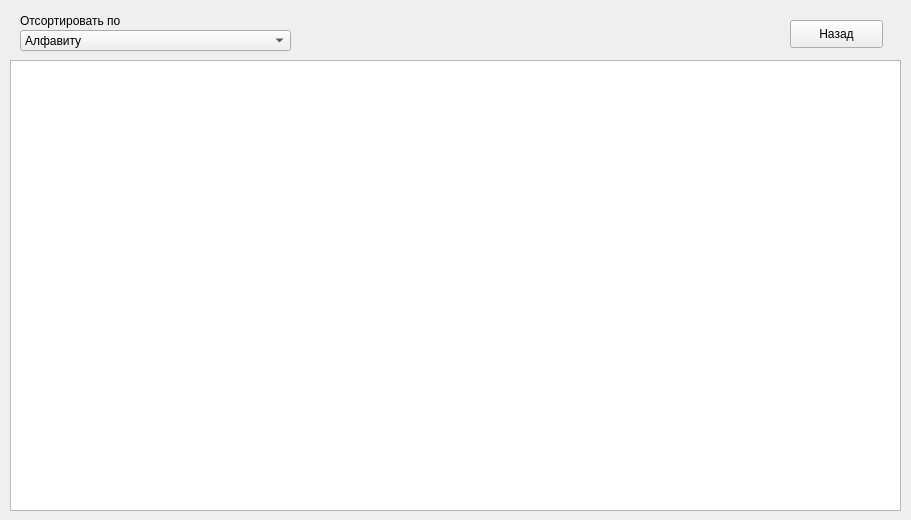
    <widget class="QWidget" name="BuyerList">
     <property name="minimumSize">
      <size>
       <width>911</width>
       <height>511</height>
      </size>
     </property>
     <widget class="QTableWidget" name="BL_Table">
      <property name="geometry">
       <rect>
        <x>10</x>
        <y>60</y>
        <width>891</width>
        <height>451</height>
       </rect>
      </property>
     </widget>
     <widget class="QComboBox" name="BL_Sort">
      <property name="geometry">
       <rect>
        <x>20</x>
        <y>30</y>
        <width>271</width>
        <height>21</height>
       </rect>
      </property>
      <item>
       <property name="text">
        <string>Алфавиту</string>
       </property>
      </item>
      <item>
       <property name="text">
        <string>Алфавиту в обратном порядке</string>
       </property>
      </item>
      <item>
       <property name="text">
        <string>Количеству (по возрастанию)</string>
       </property>
      </item>
      <item>
       <property name="text">
        <string>Количеству (по убыванию)</string>
       </property>
      </item>
     </widget>
     <widget class="QLabel" name="label_21">
      <property name="geometry">
       <rect>
        <x>20</x>
        <y>10</y>
        <width>131</width>
        <height>21</height>
       </rect>
      </property>
      <property name="text">
       <string>Отсортировать по</string>
      </property>
     </widget>
     <widget class="QPushButton" name="BL_Back">
      <property name="geometry">
       <rect>
        <x>790</x>
        <y>20</y>
        <width>93</width>
        <height>28</height>
       </rect>
      </property>
      <property name="text">
       <string>Назад</string>
      </property>
     </widget>
    </widget>
